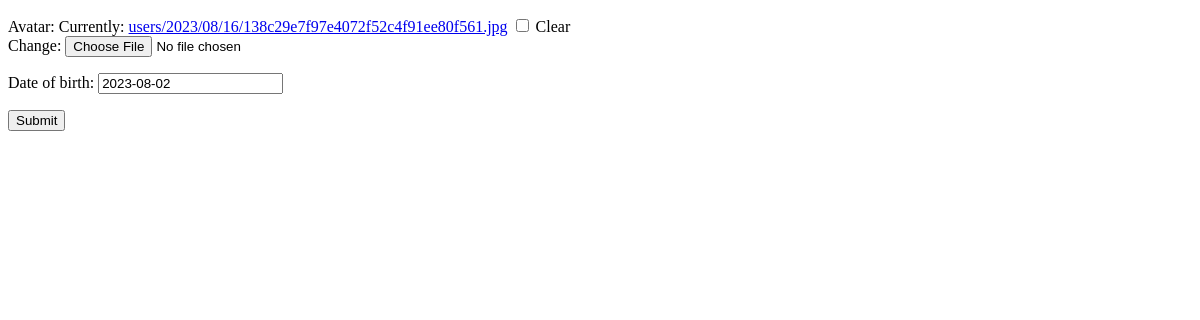
Before: /edit/ (signed in) with the older database file.
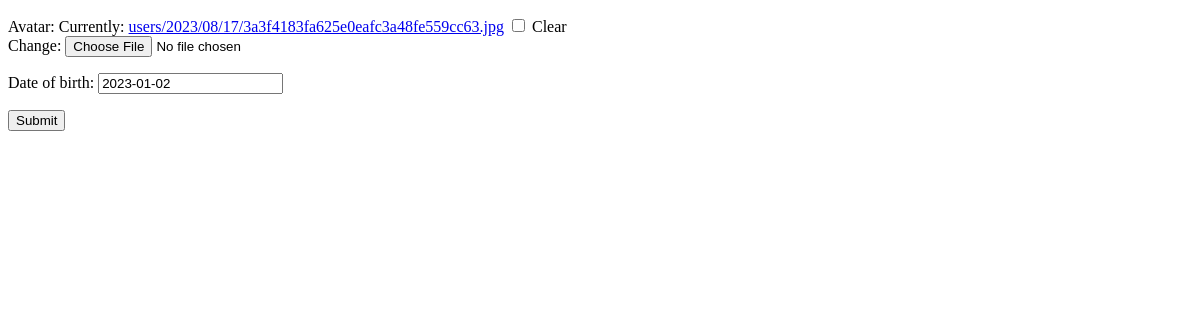
After: the same page with the newer database file.
### my_authapp/models.py (models this page shows, shortened)
class UserProfile(models.Model):
    user = models.OneToOneField(
        settings.AUTH_USER_MODEL, on_delete=models.CASCADE, related_name="profile"
    )
    date_of_birth = models.DateField(blank=True, null=True)
    avatar = models.ImageField(upload_to="users/%Y/%m/%d/", blank=True)

### my_authapp/views.py (the view)
# urls.py: path("edit/", edit, name="edit"),
@login_required
def edit(request):
    if request.method == "POST":
        user_form = ProfileEditForm(
            instance=request.user.profile, data=request.POST, files=request.FILES
        )
        if user_form.is_valid():
            user_form.save()
    else:
        user_form = ProfileEditForm(instance=request.user.profile)
    return render(request, "my_authapp/edit.html", {"user_form": user_form})

### my_authapp/forms.py
class ProfileEditForm(forms.ModelForm):
    class Meta:
        model = UserProfile
        fields = ["avatar", "date_of_birth"]

### my_authapp/templates/my_authapp/edit.html (shortened to what this page needs)
<!DOCTYPE html>
<html lang="en">
<head>
</head>
<body>
    <form action="" method="post" enctype="multipart/form-data">
        {{user_form.as_p}}
        <input type="submit">
    </form>
</body>
</html>

Changed rows visible on the page:
changed UserProfile: date_of_birth "2023-08-02" → "2023-01-02"
Other visible differences:
text no longer shown: "Avatar: Currently: users/2023/08/16/138c29e7f97e4072f52c4f91ee80f561.jpg Clear Change: Date of birth:"
text now shown: "Avatar: Currently: users/2023/08/17/3a3f4183fa625e0eafc3a48fe559cc63.jpg Clear Change: Date of birth:"
